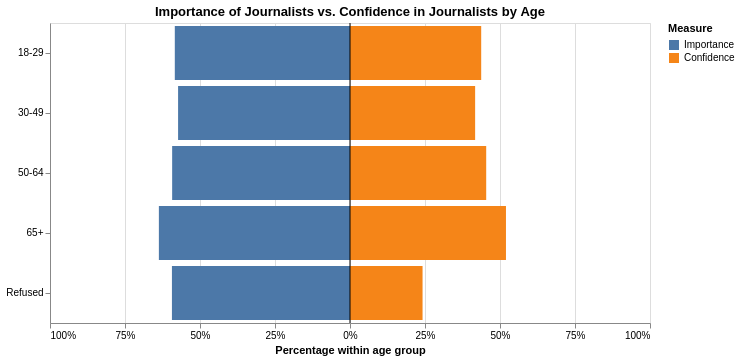

Source (notebook cell):
### Code cell
import pandas as pd
import altair as alt

importance_col = (
    "JOURSOCIETY_W168. Overall, how important do you think "
    "journalists are to the well-being of society?"
)
confidence_col = "journalist_confidence"
age_col = "Age category"

age_order = ["18-29", "30-49", "50-64", "65+"]

chart_df = df[[age_col, importance_col, confidence_col, 'Wave 168 weight']].copy()

# # Map age categories if they are still numeric
# age_map = {
#     1: "18-29", 2: "30-49", 3: "50-64", 4: "65+",
#     "1": "18-29", "2": "30-49", "3": "50-64", "4": "65+"
# }
# chart_df["Age group"] = chart_df[age_col].replace(age_map)

# Define positive responses using the existing text labels
chart_df["Importance positive"] = chart_df[importance_col].isin([
    "Extremely important", "Very important"
])

chart_df["Confidence positive"] = chart_df[confidence_col].isin([
    "A great deal of confidence", "A fair amount of confidence"
])

# Exclude missing and don't know/refused responses from each denominator
importance_valid = chart_df[
    chart_df[importance_col].isin([
        "Extremely important", "Very important",
        "Somewhat important", "Not too important",
        "Not at all important"
    ])
]

confidence_valid = chart_df[
    chart_df[confidence_col].isin([
        "A great deal of confidence",
        "A fair amount of confidence",
        "Not too much confidence",
        "No confidence at all"
    ])
]

def summarize_positive_weighted(data, flag_col, measure, group_col=age_col, weight_col=weight_col):
    data = data.copy()
    data["_weighted_flag"] = data[flag_col] * data[weight_col]

    summary = (
        data.groupby(group_col)
        .agg(
            Positive=("_weighted_flag", "sum"),
            Total=(weight_col, "sum")
        )
        .reset_index()
    )
    summary["Percentage"] = summary["Positive"] / summary["Total"] * 100
    summary["Measure"] = measure
    return summary

importance_summary = summarize_positive_weighted(
    importance_valid, "Importance positive", "Importance", group_col=age_col
)
confidence_summary = summarize_positive_weighted(
    confidence_valid, "Confidence positive", "Confidence", group_col=age_col
)

# Importance extends left; confidence extends right
importance_summary["Plot percentage"] = -importance_summary["Percentage"]
confidence_summary["Plot percentage"] = confidence_summary["Percentage"]

plot_df = pd.concat(
    [importance_summary, confidence_summary],
    ignore_index=True
)

bars = (
    alt.Chart(plot_df)
    .mark_bar()
    .encode(
        y=alt.Y(
            "Age category:O",
            sort=age_order,
            title=None
        ),
        x=alt.X(
            "Plot percentage:Q",
            title="Percentage within age group",
            scale=alt.Scale(domain=[-100, 100]),
            axis=alt.Axis(
                values=[-100, -75, -50, -25, 0, 25, 50, 75, 100],
                labelExpr="abs(datum.value) + '%'"
            )
        ),
        color=alt.Color(
            "Measure:N",
            scale=alt.Scale(
                domain=["Importance", "Confidence"],
                range=["#4C78A8", "#F58518"]
            ),
            legend=alt.Legend(title="Measure")
        ),
        tooltip=[
            alt.Tooltip("Age category:N"),
            alt.Tooltip("Measure:N"),
            alt.Tooltip("Positive:Q", title="Positive responses"),
            alt.Tooltip("Total:Q", title="Valid responses"),
            alt.Tooltip("Percentage:Q", format=".1f", title="Percentage (%)")
        ]
    )
)

zero_line = (
    alt.Chart(pd.DataFrame({"x": [0]}))
    .mark_rule(color="black")
    .encode(x="x:Q")
)

butterfly_chart = (
    bars + zero_line
).properties(
    title="Importance of Journalists vs. Confidence in Journalists by Age",
    width=600,
    height=300
)

butterfly_chart

### Figure 1 — Vega-Lite specification as saved in the notebook (floating-point values rounded to 4 significant figures)
{"config": {"view": {"continuousWidth": 300, "continuousHeight": 300}}, "layer": [{"data": {"name": "data-ccde61b383b02ac722fa7003d48c679d"}, "mark": {"type": "bar"}, "encoding": {"color": {"field": "Measure", "legend": {"title": "Measure"}, "scale": {"domain": ["Importance", "Confidence"], "range": ["#4C78A8", "#F58518"]}, "type": "nominal"}, "tooltip": [{"field": "Age category", "type": "nominal"}, {"field": "Measure", "type": "nominal"}, {"field": "Positive", "title": "Positive responses", "type": "quantitative"}, {"field": "Total", "title": "Valid responses", "type": "quantitative"}, {"field": "Percentage", "format": ".1f", "title": "Percentage (%)", "type": "quantitative"}], "x": {"axis": {"labelExpr": "abs(datum.value) + '%'", "values": [-100, -75, -50, -25, 0, 25, 50, 75, 100]}, "field": "Plot percentage", "scale": {"domain": [-100, 100]}, "title": "Percentage within age group", "type": "quantitative"}, "y": {"field": "Age category", "sort": ["18-29", "30-49", "50-64", "65+"], "title": null, "type": "ordinal"}}}, {"data": {"name": "data-d285a7403ed98ae579761d64a864032b"}, "mark": {"type": "rule", "color": "black"}, "encoding": {"x": {"field": "x", "type": "quantitative"}}}], "height": 300, "title": "Importance of Journalists vs. Confidence in Journalists by Age", "width": 600, "$schema": "https://vega.github.io/schema/vega-lite/v6.4.1.json", "datasets": {"data-ccde61b383b02ac722fa7003d48c679d": [{"Age category": "18-29", "Positive": 1047.0, "Total": 1792.0, "Percentage": 58.4, "Measure": "Importance", "Plot percentage": -58.4}, {"Age category": "30-49", "Positive": 1798.0, "Total": 3137.0, "Percentage": 57.31, "Measure": "Importance", "Plot percentage": -57.31}, {"Age category": "50-64", "Positive": 1331.0, "Total": 2245.0, "Percentage": 59.28, "Measure": "Importance", "Plot percentage": -59.28}, {"Age category": "65+", "Positive": 1335.0, "Total": 2096.0, "Percentage": 63.71, "Measure": "Importance", "Plot percentage": -63.71}, {"Age category": "Refused", "Positive": 23.6, "Total": 39.75, "Percentage": 59.36, "Measure": "Importance", "Plot percentage": -59.36}, {"Age category": "18-29", "Positive": 791.2, "Total": 1809.0, "Percentage": 43.73, "Measure": "Confidence", "Plot percentage": 43.73}, {"Age category": "30-49", "Positive": 1304.0, "Total": 3126.0, "Percentage": 41.71, "Measure": "Confidence", "Plot percentage": 41.71}, {"Age category": "50-64", "Positive": 1023.0, "Total": 2254.0, "Percentage": 45.4, "Measure": "Confidence", "Plot percentage": 45.4}, {"Age category": "65+", "Positive": 1093.0, "Total": 2103.0, "Percentage": 51.99, "Measure": "Confidence", "Plot percentage": 51.99}, {"Age category": "Refused", "Positive": 9.615, "Total": 39.75, "Percentage": 24.19, "Measure": "Confidence", "Plot percentage": 24.19}], "data-d285a7403ed98ae579761d64a864032b": [{"x": 0}]}}
